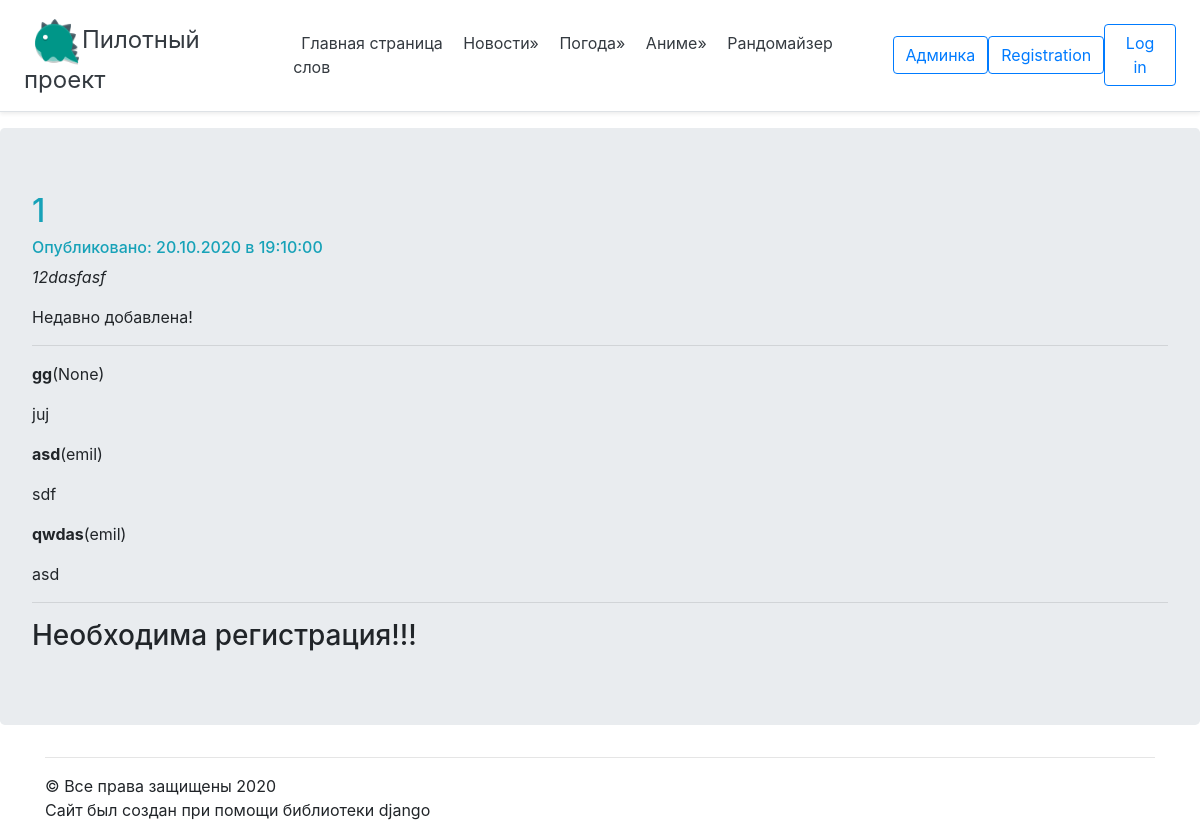
Page /news/7/ on the earlier database version.
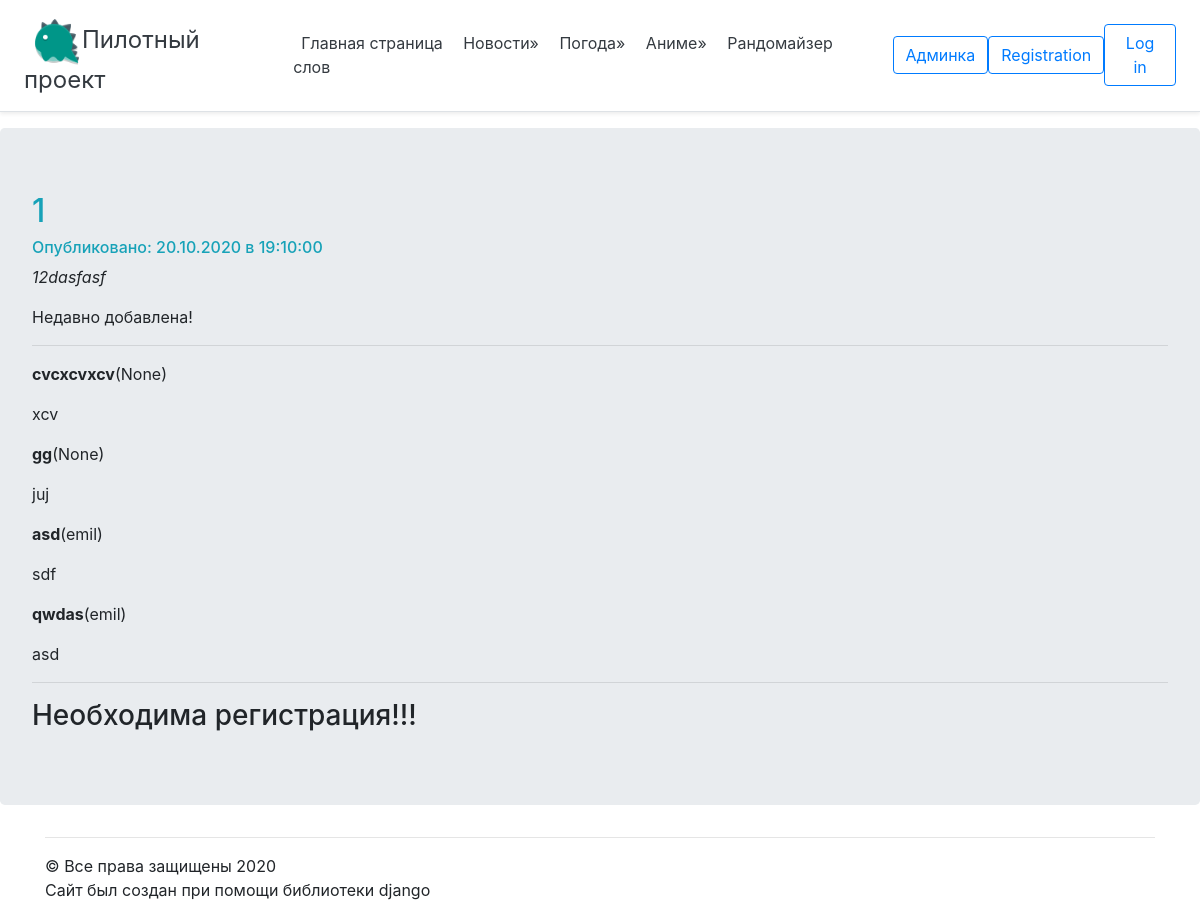
Same page on the later database version.
### mysite/apps/news/models.py (models this page shows, shortened)
class Comment(models.Model):
    author = models.ForeignKey(User, on_delete = models.CASCADE,  null=True)
    article = models.ForeignKey(Articles, on_delete = models.CASCADE)
    author_name = models.CharField('Имя автора', max_length= 50)
    comment_text = models.CharField('Текст комментария', max_length= 200)
    class Meta:
        verbose_name = 'Комментарий'
        verbose_name_plural = 'Комментарии'

### mysite/apps/news/views.py (the view)
# urls.py: path('<int:article_id>/', views.detail, name = 'detail'),
def detail(request, article_id):
    try:
        a = Articles.objects.get( id = article_id)
    except:
        raise Http404("Статья не найдена!")
    latest_comments_list = a.comment_set.order_by('-id')[:10]
    return render(request, 'news/post.html',{'article': a,'latest_comments_list': latest_comments_list})

### mysite/apps/news/models.py (called while the page is built)
    def was_published_recently(self):
        return self.date >= (timezone.now() - datetime.timedelta(days = 1))

### mysite/templates/news/post.html (shortened to what this page needs)
{% extends "mainApp/wrapper.html" %}
{% block   content %}
    <h2 class="text-info">{{article.title}}</h2>
    <h6 class="text-info">Опубликовано: {{article.date|date:"d.m.Y в H:m:s"}}</h6>
    <em>{{article.post|safe|linebreaks}}</em>
    {% if article.was_published_recently %}
    Недавно добавлена!
    {% endif %}
    <hr>
    {% if latest_comments_list %}
        {%  for c in latest_comments_list%}
            <p>
                <strong>{{c.author_name}}</strong>({{c.author}})
                <p>{{c.comment_text}}</p>
            </p>
        {% endfor %}
    {% else %}
    Комментарии не найдены! Станьте первым
    {% endif %}
    <hr>
    {% if user.is_authenticated %}
    <form action="{% url 'news:leave_comment' article.id %}" method="POST">
        {% csrf_token %}
        <input type="text" required placeholder="Ваше имя" name="name"><br>
        <textarea name="text" required="" placeholder="Текст комментария" cols="30" rows="10"></textarea><br>
        <button type="submit">Отправить</button>
    </form>
    {% else %}
    <h3>Необходима регистрация!!!<h3>
    {% endif %}
{% endblock %}

Differences in the rows shown:
added Comment: author_name "cvcxcvxcv", author "None", comment_text "xcv"
